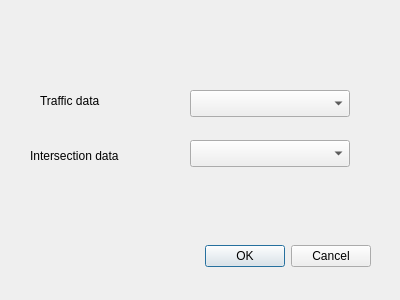
<?xml version="1.0" encoding="UTF-8"?>
<ui version="4.0">
 <class>RisteyslaskentaDialogBase</class>
 <widget class="QDialog" name="RisteyslaskentaDialogBase">
  <property name="geometry">
   <rect>
    <x>0</x>
    <y>0</y>
    <width>400</width>
    <height>300</height>
   </rect>
  </property>
  <property name="windowTitle">
   <string>Risteyslaskenta</string>
  </property>
  <widget class="QDialogButtonBox" name="button_box">
   <property name="geometry">
    <rect>
     <x>30</x>
     <y>240</y>
     <width>341</width>
     <height>32</height>
    </rect>
   </property>
   <property name="orientation">
    <enum>Qt::Horizontal</enum>
   </property>
   <property name="standardButtons">
    <set>QDialogButtonBox::Cancel|QDialogButtonBox::Ok</set>
   </property>
  </widget>
  <widget class="QLabel" name="label">
   <property name="geometry">
    <rect>
     <x>40</x>
     <y>90</y>
     <width>101</width>
     <height>21</height>
    </rect>
   </property>
   <property name="text">
    <string>Traffic data</string>
   </property>
  </widget>
  <widget class="QLabel" name="label_2">
   <property name="geometry">
    <rect>
     <x>30</x>
     <y>140</y>
     <width>141</width>
     <height>31</height>
    </rect>
   </property>
   <property name="text">
    <string>Intersection data</string>
   </property>
  </widget>
  <widget class="QgsMapLayerComboBox" name="mMapLayerComboBox">
   <property name="geometry">
    <rect>
     <x>190</x>
     <y>90</y>
     <width>160</width>
     <height>27</height>
    </rect>
   </property>
  </widget>
  <widget class="QgsMapLayerComboBox" name="mMapLayerComboBox_2">
   <property name="geometry">
    <rect>
     <x>190</x>
     <y>140</y>
     <width>160</width>
     <height>27</height>
    </rect>
   </property>
  </widget>
 </widget>
 <customwidgets>
  <customwidget>
   <class>QgsMapLayerComboBox</class>
   <extends>QComboBox</extends>
   <header>qgsmaplayercombobox.h</header>
  </customwidget>
 </customwidgets>
 <resources/>
 <connections>
  <connection>
   <sender>button_box</sender>
   <signal>accepted()</signal>
   <receiver>RisteyslaskentaDialogBase</receiver>
   <slot>accept()</slot>
   <hints>
    <hint type="sourcelabel">
     <x>20</x>
     <y>20</y>
    </hint>
    <hint type="destinationlabel">
     <x>20</x>
     <y>20</y>
    </hint>
   </hints>
  </connection>
  <connection>
   <sender>button_box</sender>
   <signal>rejected()</signal>
   <receiver>RisteyslaskentaDialogBase</receiver>
   <slot>reject()</slot>
   <hints>
    <hint type="sourcelabel">
     <x>20</x>
     <y>20</y>
    </hint>
    <hint type="destinationlabel">
     <x>20</x>
     <y>20</y>
    </hint>
   </hints>
  </connection>
 </connections>
</ui>
